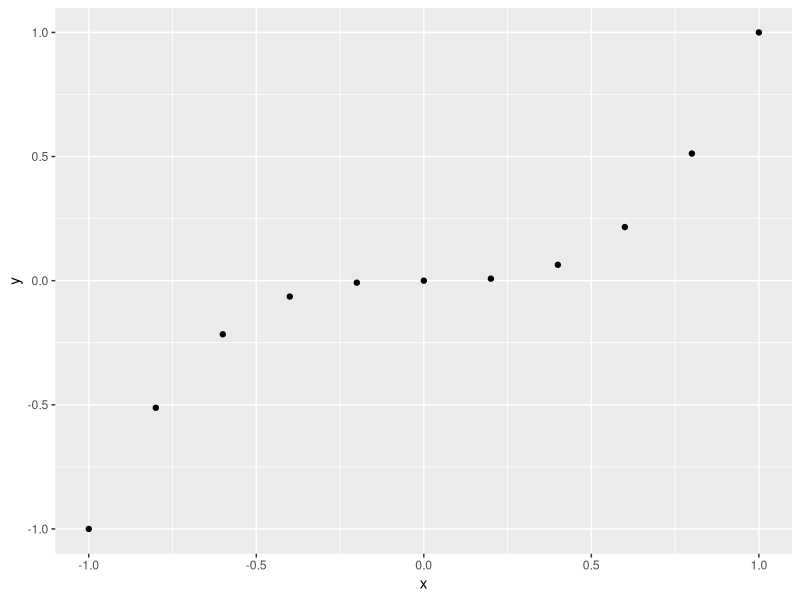
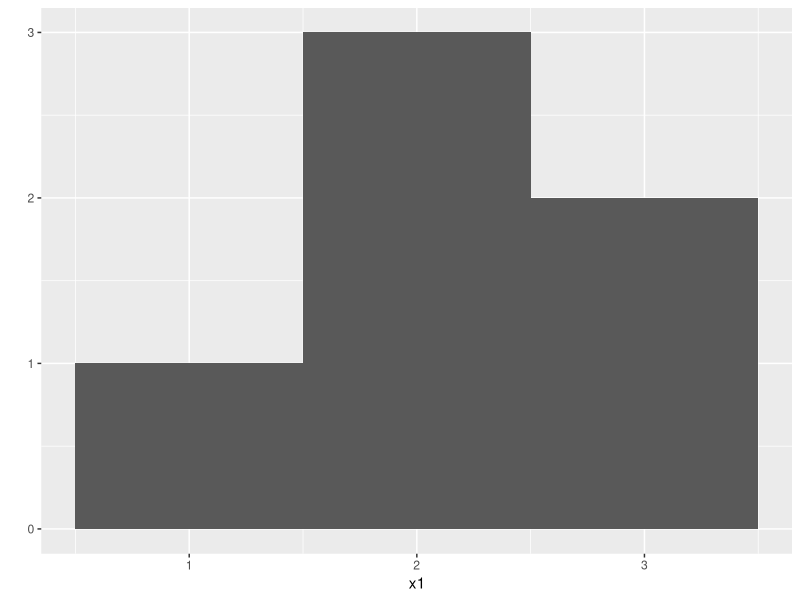
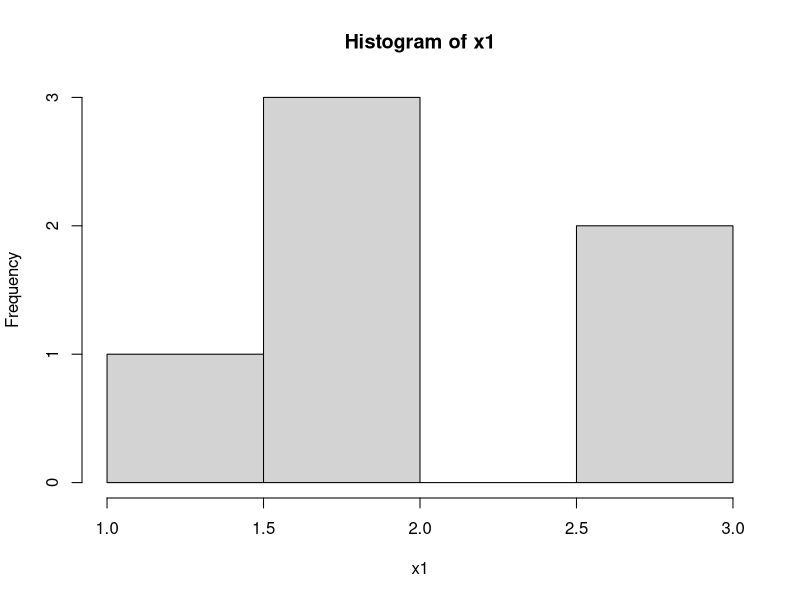
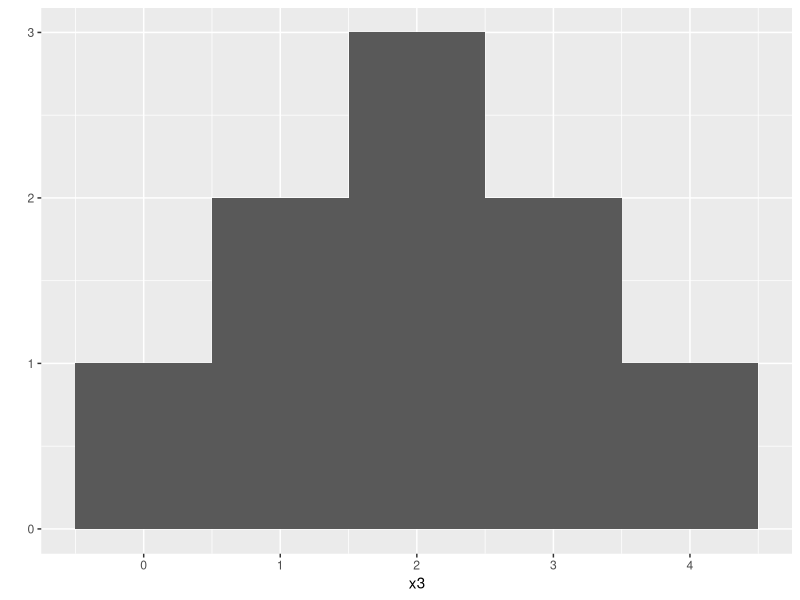

R code for these plots, in order: (Note: this script raises an error after producing the figures.)
x<-seq(from=-1,to=1,by=0.2)
x
y<-x^3
y
library(ggplot2)
qplot(x,y) # Scatter plot

# Histogram gives visualization for one variable, it shows how many data points appear each value of x

x1<-c(1,2,2,2,3,3)
qplot(x1, binwidth=1,las=1)
hist(x1)



# Practice Exercise p-27
x3<-c(0,1,1,2,2,2,3,3,4)
qplot(x3,binwidth=1)
replicate(10,"Ratul")
replicate(3,1+1)
dice<-sample(die,size = 2,replace =T)

roll<-function(){
  dic<-1:6
  dice<-sample(die,size=2,replace = T,prob = c(1/8,1/8,1/8,1/8,1/8,3/8))
  sum(dice)
}
rolls<-replicate(10000,roll())
qplot(rolls,binwidth=1)
